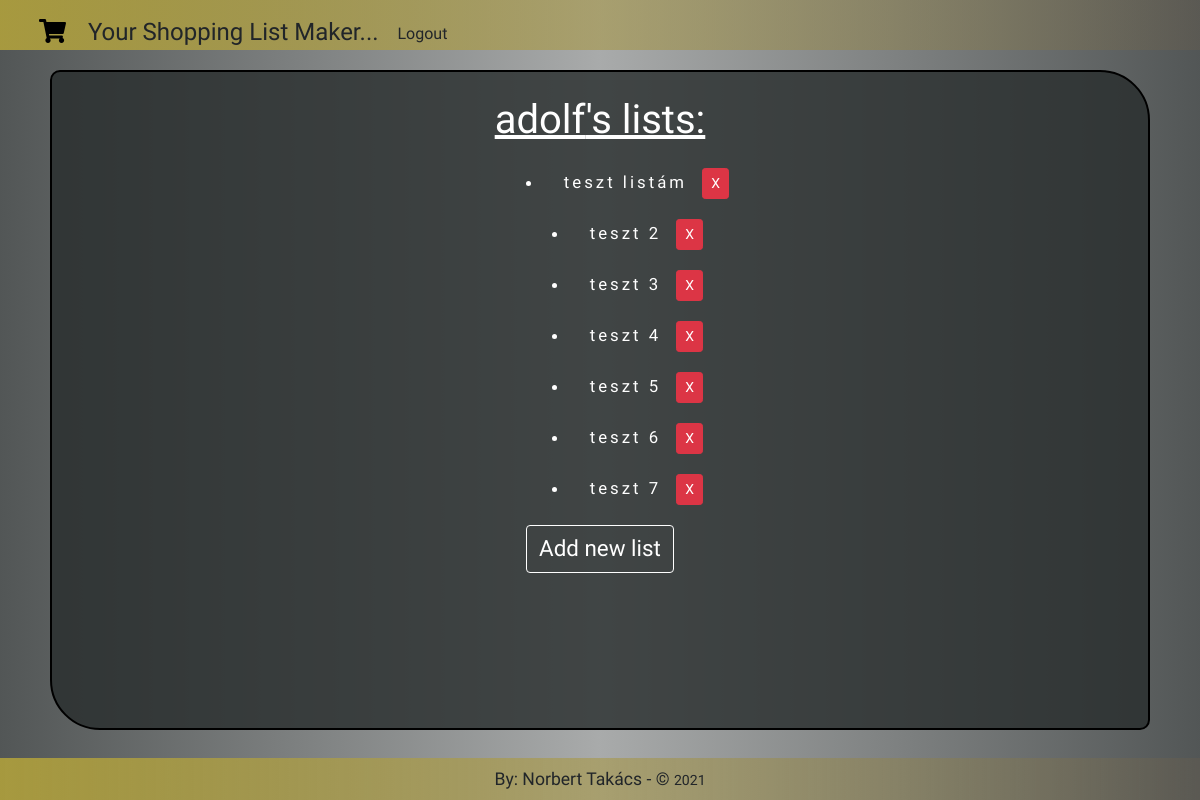
Screenshot of /shoppinglist/ (signed in) with the database file from the repository.
### shopping_list/models.py (models this page shows, shortened)
class Shopping_list(models.Model):
    list_name = models.CharField(blank=False, max_length=60)
    list_items = models.TextField(blank=True)
    user = models.ForeignKey(User, on_delete=models.CASCADE, default=None)

### shopping_list/views.py (the view)
# urls.py: path('shoppinglist/', views.shoppinglist, name="shoppinglist"),
@login_required
def shoppinglist(request):
    if request.method == 'POST':
        list_id = request.POST['deleteThisList']
        Shopping_list.objects.filter(id=list_id).delete()
        updated_user_lists = Shopping_list.objects.all().filter(user_id=request.user.id)
        return render(request, 'shoppinglist.html', {'lists':updated_user_lists})
    else:
        user_lists = Shopping_list.objects.all().filter(user_id=request.user.id)
        return render(request, 'shoppinglist.html', {'lists':user_lists})

### templates/shoppinglist.html (shortened to what this page needs)
{% extends 'base.html' %}
{% block content %}
<div class="row justify-content-center h-100">
    <div class="user-list col-md-7 text-center pt-4">
        <h1 class="px-1 mb-4">{{ user.username }}'s lists:</h1>
            <ul>
                {% for element in lists %}
                    <li class="userslistelement">
                        <a href="{% url 'shoppinglistitems' element.id %}">{{element.list_name}}</a>
                            <button class="deleteListBtn btn btn-danger btn-sm ml-2" list-id-attr="{{element.id}}">X</button>
                    </li>
                {% endfor %}
            </ul>
        <a href="{% url 'add_list' %}" class="backBtn btn btn-outline-warning">Add new list</a>
    </div>
</div>
{% endblock %}

### templates/base.html (shortened to what this page needs)
{% load static %}
<!doctype html>
<html lang="en">
    <head>
        <link rel="stylesheet" href="https://cdnjs.cloudflare.com/ajax/libs/meyer-reset/2.0/reset.css">
        <link rel="stylesheet"
              href="https://stackpath.bootstrapcdn.com/bootstrap/4.4.1/css/bootstrap.min.css"
>
        <link rel="stylesheet" href="https://cdnjs.cloudflare.com/ajax/libs/font-awesome/5.15.3/css/all.min.css"
 />
        <link rel="stylesheet" href="{% static 'style.css' %}">
    </head>
    <body>
        <div id="wrapper">
            <header>
                <h1 class="ml-4 mb-0">
                    <a class="home-icon" href="{% url 'home' %}">
                        <i class="fas fa-shopping-cart mr-3" onclick=""></i>
                    </a>Your Shopping List Maker...
                    <span>
                        {% if user.is_authenticated %}
                        <a href="{% url 'logout_user' %}" class="btn">Logout</a>
                        {% endif %}
                    </span>
                </h1>
            </header>
            <main>
                {% block content %}
                {% endblock%}
            </main>
            <footer>
                <p class="text-center p-2 m-0">By: Norbert Takács - &copy; <small id="footerDate"></small></p>
            </footer>
        </div>
    </body>
</html>

### static/style.css (style rules this page uses)
:root { --mainFont: 'Caveat Brush', cursive; --listFont: 'Rock Salt', cursive; --linGrad: linear-gradient(to left, rgba(110, 96, 76, .3), rgba(188, 170, 57, .8)); }
* { box-sizing: border-box; }
#wrapper { min-height: 100vh; width: 100vw; background-image: linear-gradient(to right, rgba(39, 44, 44, .8), rgba(39, 44, 44, .4), rgba(39, 44, 44, .8)); display: grid; grid-template-columns: 50px auto 50px; grid-template-rows: 50px auto 50px; grid-row-gap: 20px; }
body { background: url("https://www.tasteofhome.com/wp-content/uploads/2018/02/Country-White-Bread_EXPS_HCA17_208_B12_15_5b-696x696.jpg")no-repeat; background-size: cover; min-height: 100vh; width: 100vw; }
header { background-image: var(--linGrad); grid-column: 1 / 4; }
main { grid-column: 2 / 3; border: 2px solid black; border-radius: 10px 50px; background-color: rgba(39, 44, 44, .8); }
footer { background-image: linear-gradient(to left, rgba(110, 96, 76, .3), rgba(188, 170, 57, .8)); grid-column: 1 / 4; position: fixed; height: fit-content; bottom: 0; width: 100%; background-image: var(--linGrad); }
header > h1 { font-size: 1.5rem; padding: 15px; font-family: var(--mainFont); }
.home > p, .home > h1, .login > h1, .login > p, .signup > h1, .signup > h2, .formLabel, #usernameHelp, .user-list > h1 { font-family: var(--mainFont); color: white; }
.home > h1, .login > h1, .signup > h1, .user-list > h1 { text-decoration: underline; }
footer > p { font-size: 1.1rem; font-family: var(--mainFont); }
.home > a, .login > a, .signupBtn, .backBtn, .saveBtn, .addBtn { font-size: 1.4rem; color: white; border-color: white; font-family: var(--mainFont); }
.home-icon, .home-icon:hover { color: black; text-decoration: none; }
#list, .userslistelement, .userslistelement > a, .newListItemError { font-family: var(--listFont); font-size: 1.05rem; margin: 20px auto; color: white; max-width: 300px; list-style: disc; list-style-position: inside; padding-left: 15px; line-height: 1.5rem; letter-spacing: 3px; }

### rows the page displays
Shopping_list: list_name "teszt listám"
Shopping_list: list_name "teszt 2"
Shopping_list: list_name "teszt 3"
Shopping_list: list_name "teszt 4"
Shopping_list: list_name "teszt 5"
Shopping_list: list_name "teszt 6"
Shopping_list: list_name "teszt 7"

### other values shown
{{ user.username }} "adolf"
